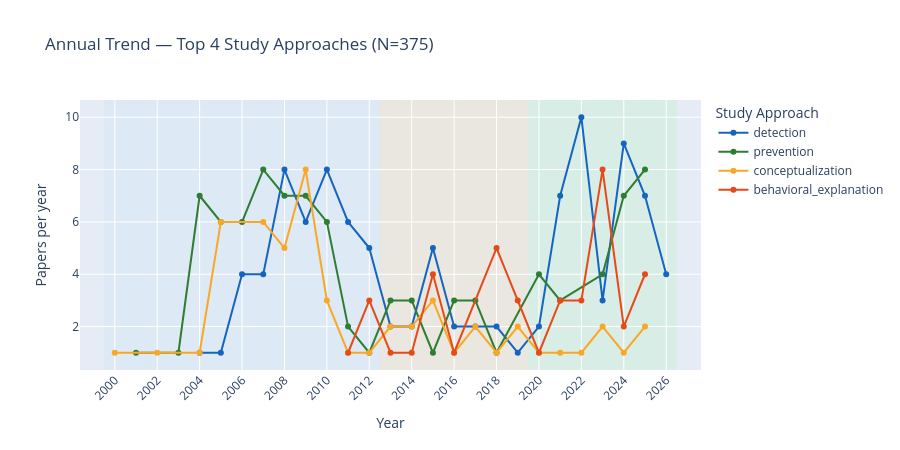

Notebook cell for this chart:
### Markdown cell above
## 3 · Annual Trend Lines — Top Study Approaches

### Code cell
top4_approaches = (
    df["study_approach"].value_counts().head(4).index.tolist()
)

annual_sa = (
    df[df["study_approach"].isin(top4_approaches)]
    .groupby(["Year", "study_approach"])
    .size()
    .reset_index(name="N")
)

fig = go.Figure()
for approach in top4_approaches:
    sub = annual_sa[annual_sa["study_approach"] == approach]
    fig.add_trace(go.Scatter(
        x=sub["Year"], y=sub["N"],
        mode="lines+markers",
        name=approach,
        line=dict(color=STYLE["study_approach"].get(approach, "#9E9E9E"), width=2),
        marker=dict(size=6),
    ))

# Phase shading
for p in [
    {"name": "Phase 1", "x0": 1999.5, "x1": 2012.5, "color": "rgba(173,216,230,0.15)"},
    {"name": "Phase 2", "x0": 2012.5, "x1": 2019.5, "color": "rgba(255,200,100,0.15)"},
    {"name": "Phase 3", "x0": 2019.5, "x1": 2026.5, "color": "rgba(144,238,144,0.15)"},
]:
    fig.add_vrect(x0=p["x0"], x1=p["x1"], fillcolor=p["color"], layer="below", line_width=0)

fig.update_layout(
    title=f"Annual Trend — Top 4 Study Approaches (N={N})",
    xaxis=dict(title="Year", dtick=2, tickangle=-45),
    yaxis=dict(title="Papers per year"),
    legend_title="Study Approach",
    height=450,
)
fig.show()
save_figure(fig, "04_approach_trends_line")

### Figure 1 — Plotly figure (JSON) as saved in the notebook; plotly's stock layout.template omitted (floating-point values rounded to 4 significant figures)
{"data": [{"line": {"color": "#1565C0", "width": 2}, "marker": {"size": 6}, "mode": "lines+markers", "name": "detection", "type": "scatter", "x": [2004, 2005, 2006, 2007, 2008, 2009, 2010, 2011, 2012, 2013, 2014, 2015, 2016, 2017, 2018, 2019, 2020, 2021, 2022, 2023, 2024, 2025, 2026], "y": [1, 1, 4, 4, 8, 6, 8, 6, 5, 2, 2, 5, 2, 2, 2, 1, 2, 7, 10, 3, 9, 7, 4]}, {"line": {"color": "#2E7D32", "width": 2}, "marker": {"size": 6}, "mode": "lines+markers", "name": "prevention", "type": "scatter", "x": [2001, 2003, 2004, 2005, 2006, 2007, 2008, 2009, 2010, 2011, 2012, 2013, 2014, 2015, 2016, 2017, 2018, 2020, 2021, 2023, 2024, 2025], "y": [1, 1, 7, 6, 6, 8, 7, 7, 6, 2, 1, 3, 3, 1, 3, 3, 1, 4, 3, 4, 7, 8]}, {"line": {"color": "#F9A825", "width": 2}, "marker": {"size": 6}, "mode": "lines+markers", "name": "conceptualization", "type": "scatter", "x": [2000, 2002, 2004, 2005, 2007, 2008, 2009, 2010, 2011, 2012, 2013, 2014, 2015, 2016, 2017, 2018, 2019, 2020, 2021, 2022, 2023, 2024, 2025], "y": [1, 1, 1, 6, 6, 5, 8, 3, 1, 1, 2, 2, 3, 1, 2, 1, 2, 1, 1, 1, 2, 1, 2]}, {"line": {"color": "#E64A19", "width": 2}, "marker": {"size": 6}, "mode": "lines+markers", "name": "behavioral_explanation", "type": "scatter", "x": [2011, 2012, 2013, 2014, 2015, 2016, 2018, 2019, 2020, 2021, 2022, 2023, 2024, 2025], "y": [1, 3, 1, 1, 4, 1, 5, 3, 1, 3, 3, 8, 2, 4]}], "layout": {"height": 450, "legend": {"title": {"text": "Study Approach"}}, "shapes": [{"fillcolor": "rgba(173,216,230,0.15)", "layer": "below", "line": {"width": 0}, "type": "rect", "x0": 2000.0, "x1": 2012.0, "xref": "x", "y0": 0, "y1": 1, "yref": "y domain"}, {"fillcolor": "rgba(255,200,100,0.15)", "layer": "below", "line": {"width": 0}, "type": "rect", "x0": 2012.0, "x1": 2020.0, "xref": "x", "y0": 0, "y1": 1, "yref": "y domain"}, {"fillcolor": "rgba(144,238,144,0.15)", "layer": "below", "line": {"width": 0}, "type": "rect", "x0": 2020.0, "x1": 2026.0, "xref": "x", "y0": 0, "y1": 1, "yref": "y domain"}], "title": {"text": "Annual Trend — Top 4 Study Approaches (N=375)"}, "xaxis": {"dtick": 2, "tickangle": -45, "title": {"text": "Year"}}, "yaxis": {"title": {"text": "Papers per year"}}}}
